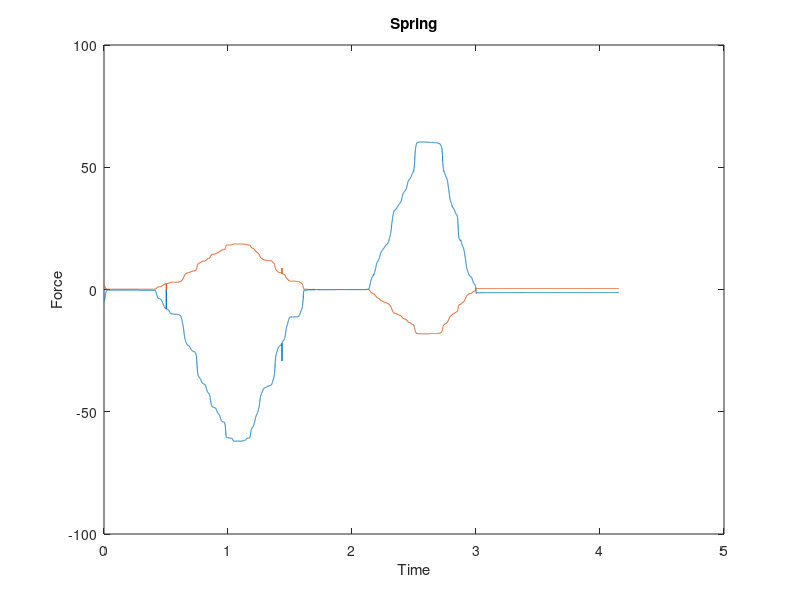

Write MATLAB code to recreate this figure.
load Spring_k0_03.txt;
[n,p] = size(Spring_k0_03);
t = 1:n;
t = t*0.0005;
Spring_k0_03(:,2) = Spring_k0_03(:,2)*10;
plot(t,Spring_k0_03),
xlabel('Time'), ylabel('Force')
title('Spring');
